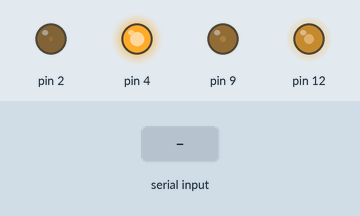
Simulated run of this sketch. Board: Arduino Mega 2560, built with avr-gcc and run on an emulated ATmega2560. Shown: output pins drawn as LEDs (lit = HIGH). The inputs (shaded band) are chosen by the test bench.

Above: at 1.2 s.
1.3 s: byte 30 received over Serial
At 2.1 s:
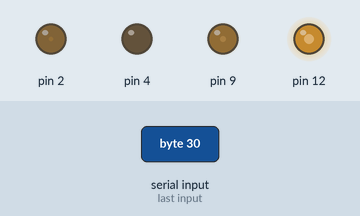
Timing chart, 0 to 4.3 s (numbered marks = the images above; inputs shaded):
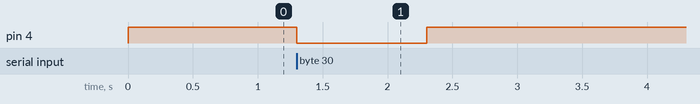

Measured:
- after the input at 1.3 s, pin 4: HIGH → LOW at once, → HIGH 1.0 s later

The sketch:

multi_pin_trigger_mega_timers.ino
```cpp
int incomingByte = 0;
bool flash_fired_once = false;
int flash_count = 0;

void setup()
{
 Serial.begin(9600);	// opens serial port, sets data rate to 9600 bps

 pinMode(4, OUTPUT);
 digitalWrite(4, HIGH);

 pinMode(9, OUTPUT);  //1kHz on timer 2 - fly-view camera
 pinMode(12, OUTPUT); // 100 Hz on timer 1 - fluo-view camera
 pinMode(2, OUTPUT);  //100 Hz on timer 3 - flash and arena-view cameras

 GTCCR = _BV(TSM)| _BV(PSRASY)| _BV(PSRSYNC); // halt all timers

 TCCR2A = _BV(COM2A0) | _BV(COM2B1) | _BV(WGM21) | _BV(WGM20); // fast PWM, clear OC2A on compare
 TCCR2B = _BV(WGM22) | _BV(CS22); // fast PWM, prescaler of 64

 OCR2A = 249;  //1kHz
 OCR2B = 25;  //100us duty cycle

 TCCR1A = _BV(COM1A0) | _BV(COM1B1) | _BV(WGM11) | _BV(WGM10);
 TCCR1B = _BV(WGM13) | _BV(WGM12) | _BV(CS12);

 OCR1A = 624;  //100Hz
 //OCR1A = 1249;  //50Hz
 OCR1B = 312;  //5ms duty cycle
 //OCR1B = 500;  //8ms duty cycle
 //OCR1B = 1125;  //18ms duty cycle

 TCCR3A = _BV(COM3A0) | _BV(COM3B1) | _BV(WGM31) | _BV(WGM30);
 TCCR3B = _BV(WGM33) | _BV(WGM32) | _BV(CS32);

 OCR3A = 624;  //100Hz
 //OCR3A = 1249;  //50Hz
 OCR3B = 6;  //100us duty cycle

 TCNT0 = 0; // set timer0 to 0

 TCNT1 = 0x223;  //offset to compensate for delay in triggering of fluoview camera

 TCNT2 = 0; // set timer2 to 0

 TCNT3H = 0; // set timer3 high byte to 0
 TCNT3L = 0; // set timer3 low byte to 0

 GTCCR = 0; // release all timers
}

void loop()
{
  if (Serial.available() > 0)
    incomingByte = Serial.read();  //if incoming flash trigger from keyboard

  if (incomingByte > 0)  //if there was a trigger for flash
  {
      digitalWrite(4, LOW);
      delay(1000);
      digitalWrite(4, HIGH);

      incomingByte = 0;
      flash_fired_once = true;
      flash_count = 0;
  }

  if (flash_fired_once)
  {
    delay(10);
    flash_count++;
  }

  if (flash_count == 6000)
  {
      digitalWrite(4, LOW);
      delay(1000);
      digitalWrite(4, HIGH);

      flash_fired_once = false;
      flash_count = 0;
  }
}
```
